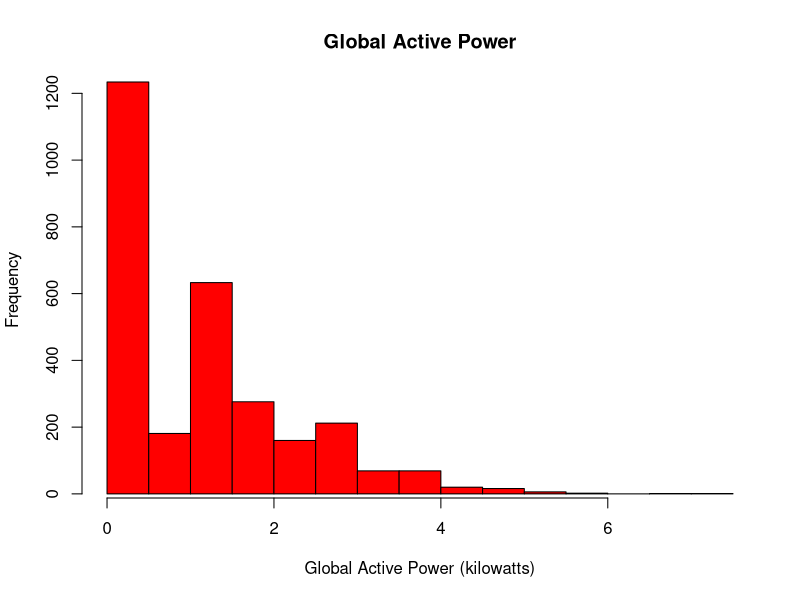

Generate this figure with R:
plotOne <- function() {
  # Read the data
  df <- read.table("power.txt", header = FALSE, sep = ";") 
  names(df) <- c("Date", "Time", "Global_active_power", "Global_reactive_power", "Voltage", "Global_intensity", "Sub_metering_1", "Sub_metering_2", "Sub_metering_3")
  
  # Group the data 
  values <- unlist(lapply(df$Global_active_power, function(x) ceiling(x/.5)))
  groups <- table(factor(values, levels=min(values):max(values)))
  
  # Graph the data
  bp <- barplot(groups, main="Global Active Power", xlab="Global Active Power (kilowatts)", ylab="Frequency", axis.lty=1, space=0, col="red", axisnames=FALSE)

  # Tailor the x axis 
  extractor <- c(TRUE, FALSE, FALSE, FALSE)
  axis(1, bp, labels=c((lapply(as.numeric(names(groups)), function(x) x/2 - .5))[extractor]), at=c(c(0:max(values))[extractor]))
  
} 


dev.new(width=480, height=480)

plotOne()

dev.copy(png,'plot1.png')
dev.off()